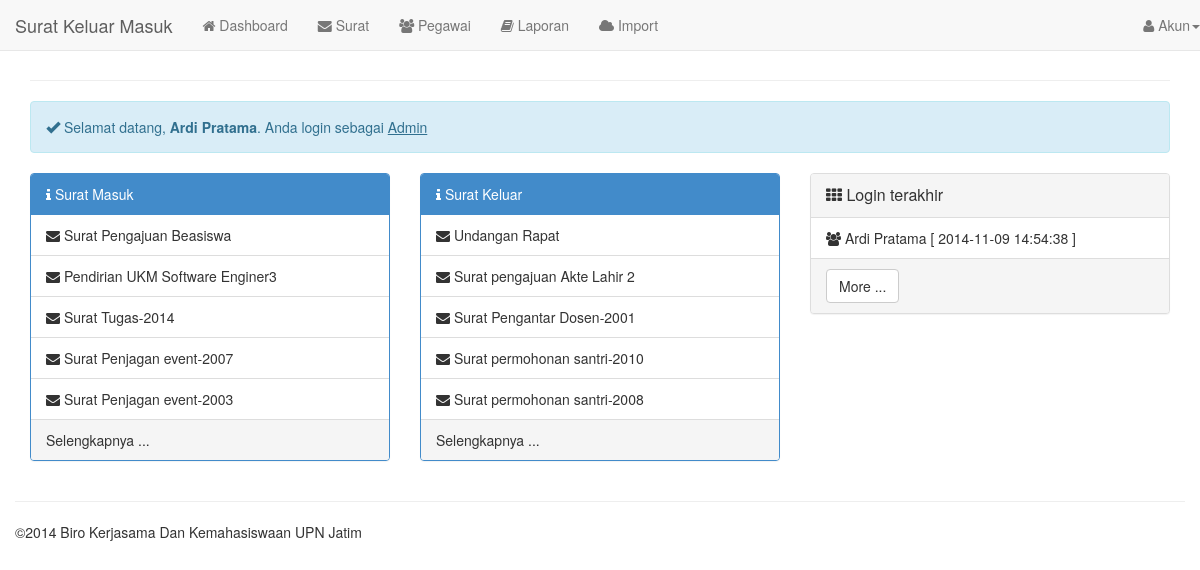
The app's page /?page=dashboard (signed in) with its own data.
### tables this page shows
CREATE TABLE `users` (
  `idusers` varchar(30) NOT NULL DEFAULT '',
  `password` varchar(255) DEFAULT NULL,
  `idbagian` varchar(255) DEFAULT NULL,
  PRIMARY KEY (`idusers`)
);

CREATE TABLE `pegawai` (
  `idpegawai` varchar(30) NOT NULL,
  `nama` varchar(45) DEFAULT NULL,
  `alamat` varchar(45) DEFAULT NULL,
  `kota` varchar(255) DEFAULT NULL,
  `tanggal_lahir` varchar(255) DEFAULT NULL,
  `telepon` varchar(255) DEFAULT NULL,
  `ponsel` varchar(45) DEFAULT NULL,
  `foto` varchar(255) NOT NULL DEFAULT 'nophoto.jpg',
  `delete` varchar(1) NOT NULL DEFAULT '0',
  `created_at` timestamp NULL DEFAULT CURRENT_TIMESTAMP ON UPDATE CURRENT_TIMESTAMP,
  PRIMARY KEY (`idpegawai`)
);

CREATE TABLE `bagian` (
  `idbagian` int(11) NOT NULL AUTO_INCREMENT,
  `keterangan` varchar(255) DEFAULT NULL,
  `deleted` varchar(255) NOT NULL DEFAULT '0',
  PRIMARY KEY (`idbagian`)
);

CREATE TABLE `surat` (
  `idsurat` varchar(30) NOT NULL DEFAULT '' COMMENT 'NO SURAT',
  `jenis_surat` varchar(10) DEFAULT NULL COMMENT 'Masuk / Keluar',
  `tanggal_surat` date DEFAULT NULL COMMENT 'Tanggal yang tertera pada surat',
  `perihal` text,
  `catatan` varchar(255) DEFAULT NULL COMMENT 'Sebagai catatan tambahan untuk memperjelas surat',
  `asal_surat` varchar(45) DEFAULT NULL COMMENT 'asal surat, bisa dari instansi internal atau eksternal',
  `disposisi` varchar(255) DEFAULT NULL COMMENT 'Disposisi surat',
  `kata_kunci` varchar(255) DEFAULT NULL COMMENT 'Kata kunci yang berhubungan dengan surat',
  `delete` varchar(1) DEFAULT '0' COMMENT 'DELETE = status data terdelet, 1 adalah file delete, 2 tidak delete',
  `posting` varchar(255) DEFAULT NULL COMMENT 'Di posting oleh idusers',
  `public` varchar(1) DEFAULT '0' COMMENT 'status, 1=publikasi, 0=private',
  `lampiran` varchar(255) DEFAULT NULL COMMENT 'Lampiran berupa gambar, gambar surat',
  `created_at` timestamp NOT NULL DEFAULT CURRENT_TIMESTAMP ON UPDATE CURRENT_TIMESTAMP COMMENT 'tanggal surat di insert/ update oleh sistem',
  PRIMARY KEY (`idsurat`)
);

### models.php (called while the page is built, shortened)
<?php
function get_login($tampil){
    $aktif=$_SESSION['idusers'];
    $query=mysql_query("select * from users a, pegawai b, bagian c where a.idusers=b.idpegawai and a.idusers='$aktif' and a.idbagian=c.idbagian");
    $data=mysql_fetch_array($query);
    return $data[$tampil];
}
function get_surat_row($jenis='masuk',$limit='5'){
    $query=mysql_query("select * from surat where jenis_surat='$jenis' order by created_at limit $limit");
    return $query;
}
function get_last_login(){
    $query=mysql_query("select * from login_logs a, users b ,pegawai c,bagian d where a.idusers=b.idusers and b.idusers=c.idpegawai and b.idbagian=d.idbagian order by time limit 2");
    return $query;
}
?>

### module/dashboard.php (the view, shortened to what this page needs)
<div class="row clearfix">
    <div class="col-lg-12">
        <div class="alert alert-info">
           <i class="glyphicon glyphicon-ok"></i> Selamat datang, <strong><?= get_login('nama') ?></strong>. Anda login sebagai <ins><?= get_login('keterangan') ?></ins>
        </div>
    </div>
    <div class="col-md-4">
        <div class="panel panel-primary">
            <div class="panel-heading">
                <i class="fa fa-info"></i> Surat Masuk
            </div>
                <ul class="list-group">
                <?php $data=get_surat_row('masuk','5');while($value=mysql_fetch_array($data)){?>
                    <li class="list-group-item"><i class="fa fa-envelope"></i> <?php echo $value['perihal'] ?> </li>
                <?php } ?>
                </ul>
            <div class="panel-footer">
                Selengkapnya ...
            </div>
        </div>
    </div>
    <div class="col-md-4">
        <div class="panel panel-primary">
            <div class="panel-heading">
                <i class="fa fa-info"></i> Surat Keluar
            </div>
                <ul class="list-group">
                    <?php $data=get_surat_row('keluar','5');while($value=mysql_fetch_array($data)){?>
                    <li class="list-group-item"><i class="fa fa-envelope"></i> <?php echo $value['perihal'] ?> </li>
                    <?php } ?>
                </ul>
            <div class="panel-footer">
                Selengkapnya ...
            </div>
        </div>
    </div>
    <div class="col-md-4">
            <div class="panel panel-default">
            <div class="panel-heading">
                <div class="panel-title"><i class="fa fa-th"></i> Login terakhir</div>
            </div>
                <ul class="list-group">
                    <?php $data=get_last_login();while($logs=mysql_fetch_array($data)){?>
                    <li class="list-group-item"><i class="fa fa-users"></i> <?php echo $logs['nama'] ?> [ <?php echo $logs['time']?> ]</li>
                    <?php } ?>
                </ul>
            <div class="panel-footer">
                <button class="btn btn-default">More ...</button>
            </div>
        </div>
    </div>

### records on screen
users: pegawai.nama "Ardi Pratama", idbagian.keterangan "Admin"
surat: perihal "Surat Pengajuan Beasiswa"
surat: perihal "Pendirian UKM Software Enginer3"
surat: perihal "Surat Tugas-2014"
surat: perihal "Surat Penjagan event-2007"
surat: perihal "Surat Penjagan event-2003"
surat: perihal "Undangan Rapat"
surat: perihal "Surat pengajuan Akte Lahir 2"
surat: perihal "Surat Pengantar Dosen-2001"
surat: perihal "Surat permohonan santri-2010"
surat: perihal "Surat permohonan santri-2008"

### other values on screen
nama_aplikasi "Surat Keluar Masuk"
$logs['nama'] "Ardi Pratama"
$logs['time'] "2014-11-09 14:54:38"
